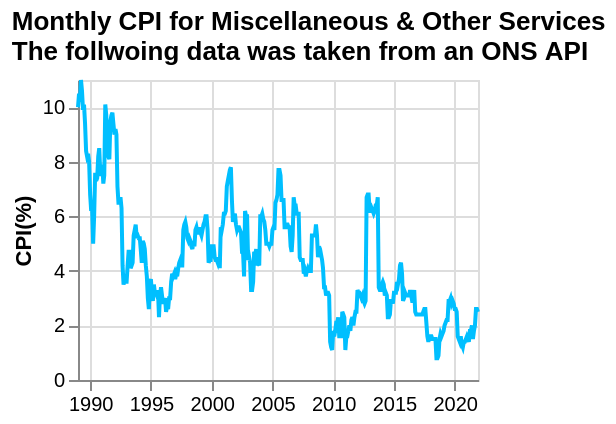

The Vega-Lite source for this figure:
### Vega-Lite specification from a JSON file in a GitHub repository (floating-point values rounded to 4 significant figures; data arrays with more than 128 entries replaced by an {"elided": "..."} marker saying what was removed)
{"$schema": "https://vega.github.io/schema/vega-lite/v5.json", "title": {"text": "Monthly CPI for Miscellaneous & Other Services", "subtitle": "The follwoing data was taken from an ONS API", "subtitleFontStyle": "Ubuntu", "anchor": "start", "color": "black"}, "data": {"values": {"elided": "405 records"}}, "height": 150, "width": 200, "mark": {"type": "line", "color": "#00BFFF", "strokeWidth": 2, "opacity": 1}, "transform": [{"filter": "datum.year>minYear"}, {"filter": "datum.year<maxYear"}], "params": [{"name": "minYear", "value": 1980, "bind": {"input": "range", "min": 1980, "max": 2022, "step": 1, "name": "Start year:"}}, {"name": "maxYear", "value": 2022, "bind": {"input": "range", "min": 1980, "max": 2022, "step": 1, "name": "End year:"}}], "encoding": {"x": {"field": "date", "type": "temporal", "axis": {"labelAngle": 0}, "title": ""}, "y": {"field": "value", "type": "quantitative", "title": "CPI(%)"}}}
